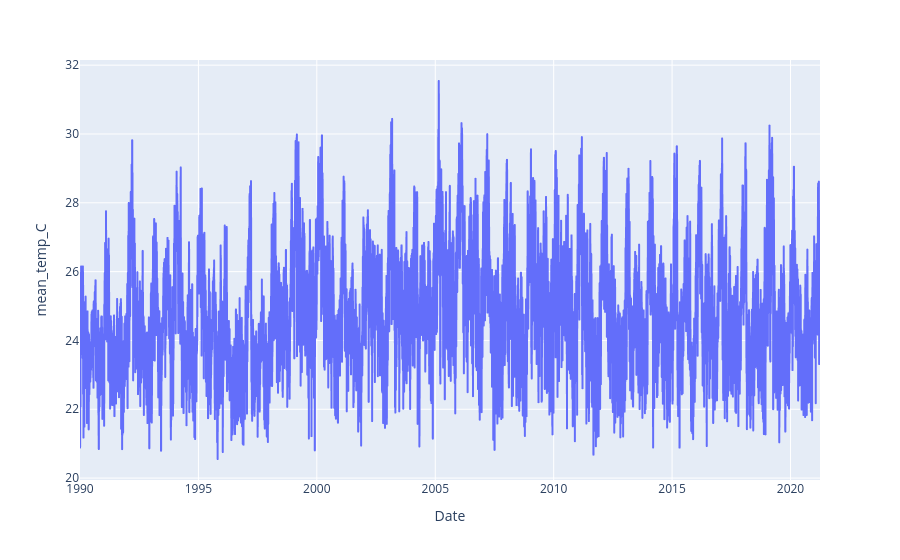
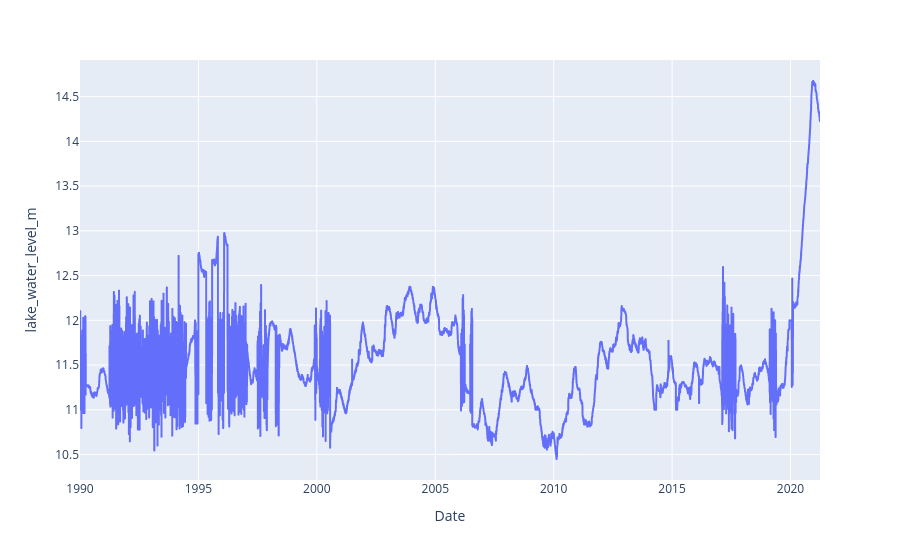
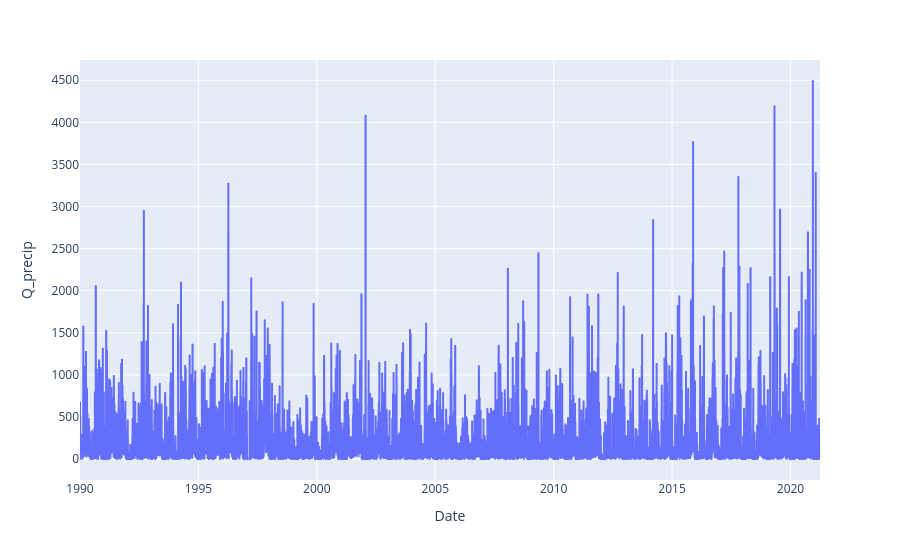
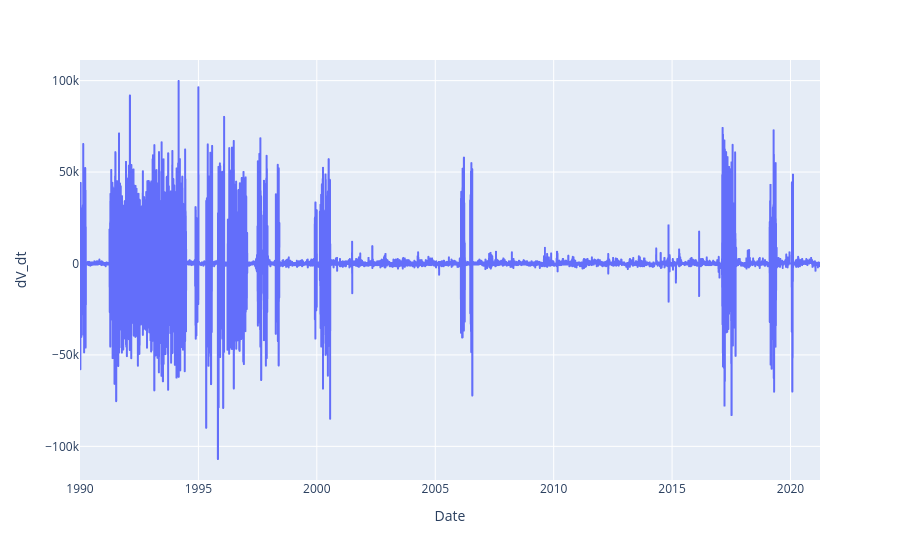

Write notebook code for charts like these, in order.
### Code cell
for i in input_columns:
    fig = px.line(data, x=data.index, y=data[i])
    fig.show()

### Figure 1 — Plotly figure (JSON) as saved in the notebook; plotly's stock layout.template omitted (floating-point values rounded to 4 significant figures; data arrays with more than 128 entries replaced by an {"elided": "..."} marker saying what was removed)
{"data": [{"hovertemplate": "Date=%{x}<br>mean_temp_C=%{y}<extra></extra>", "legendgroup": "", "line": {"color": "#636efa", "dash": "solid"}, "marker": {"symbol": "circle"}, "mode": "lines", "name": "", "showlegend": false, "type": "scattergl", "x": {"elided": "11413 str values"}, "xaxis": "x", "y": {"elided": "11413 float values"}, "yaxis": "y"}], "layout": {"legend": {"tracegroupgap": 0}, "margin": {"t": 60}, "xaxis": {"anchor": "y", "domain": [0, 1], "title": {"text": "Date"}}, "yaxis": {"anchor": "x", "domain": [0, 1], "title": {"text": "mean_temp_C"}}}}

### Figure 2 — Plotly figure (JSON) as saved in the notebook; plotly's stock layout.template omitted (floating-point values rounded to 4 significant figures; data arrays with more than 128 entries replaced by an {"elided": "..."} marker saying what was removed)
{"data": [{"hovertemplate": "Date=%{x}<br>lake_water_level_m=%{y}<extra></extra>", "legendgroup": "", "line": {"color": "#636efa", "dash": "solid"}, "marker": {"symbol": "circle"}, "mode": "lines", "name": "", "showlegend": false, "type": "scattergl", "x": {"elided": "11413 str values"}, "xaxis": "x", "y": {"elided": "11413 float values"}, "yaxis": "y"}], "layout": {"legend": {"tracegroupgap": 0}, "margin": {"t": 60}, "xaxis": {"anchor": "y", "domain": [0, 1], "title": {"text": "Date"}}, "yaxis": {"anchor": "x", "domain": [0, 1], "title": {"text": "lake_water_level_m"}}}}

### Figure 3 — Plotly figure (JSON) as saved in the notebook; plotly's stock layout.template omitted (floating-point values rounded to 4 significant figures; data arrays with more than 128 entries replaced by an {"elided": "..."} marker saying what was removed)
{"data": [{"hovertemplate": "Date=%{x}<br>Q_precip=%{y}<extra></extra>", "legendgroup": "", "line": {"color": "#636efa", "dash": "solid"}, "marker": {"symbol": "circle"}, "mode": "lines", "name": "", "showlegend": false, "type": "scattergl", "x": {"elided": "11413 str values"}, "xaxis": "x", "y": {"elided": "11413 float values"}, "yaxis": "y"}], "layout": {"legend": {"tracegroupgap": 0}, "margin": {"t": 60}, "xaxis": {"anchor": "y", "domain": [0, 1], "title": {"text": "Date"}}, "yaxis": {"anchor": "x", "domain": [0, 1], "title": {"text": "Q_precip"}}}}

### Figure 4 — Plotly figure (JSON) as saved in the notebook; plotly's stock layout.template omitted (floating-point values rounded to 4 significant figures; data arrays with more than 128 entries replaced by an {"elided": "..."} marker saying what was removed)
{"data": [{"hovertemplate": "Date=%{x}<br>dV_dt=%{y}<extra></extra>", "legendgroup": "", "line": {"color": "#636efa", "dash": "solid"}, "marker": {"symbol": "circle"}, "mode": "lines", "name": "", "showlegend": false, "type": "scattergl", "x": {"elided": "11413 str values"}, "xaxis": "x", "y": {"elided": "11413 float values"}, "yaxis": "y"}], "layout": {"legend": {"tracegroupgap": 0}, "margin": {"t": 60}, "xaxis": {"anchor": "y", "domain": [0, 1], "title": {"text": "Date"}}, "yaxis": {"anchor": "x", "domain": [0, 1], "title": {"text": "dV_dt"}}}}
